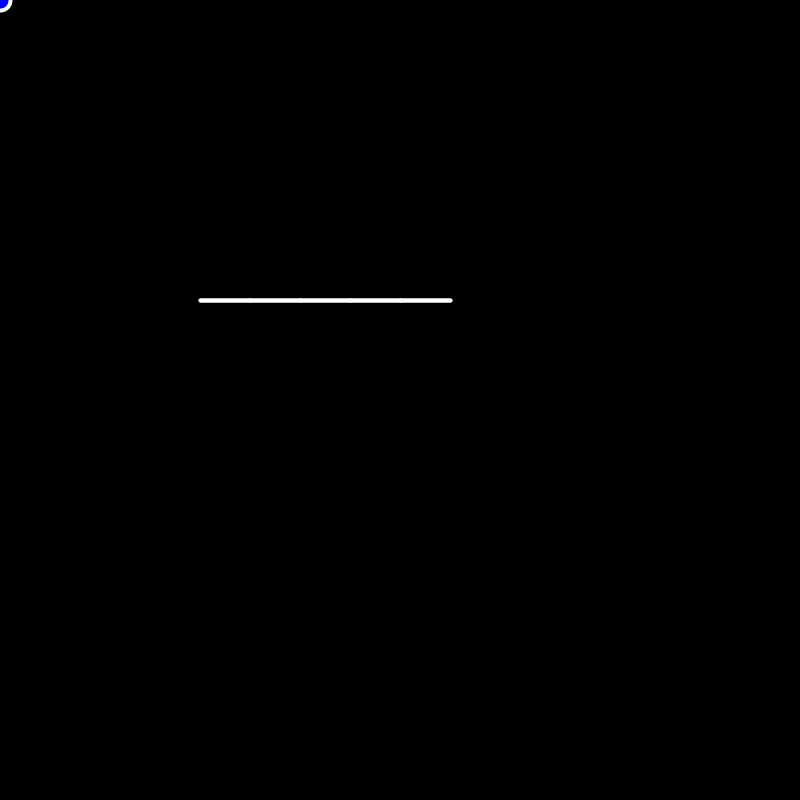
Frame 1 (no input)
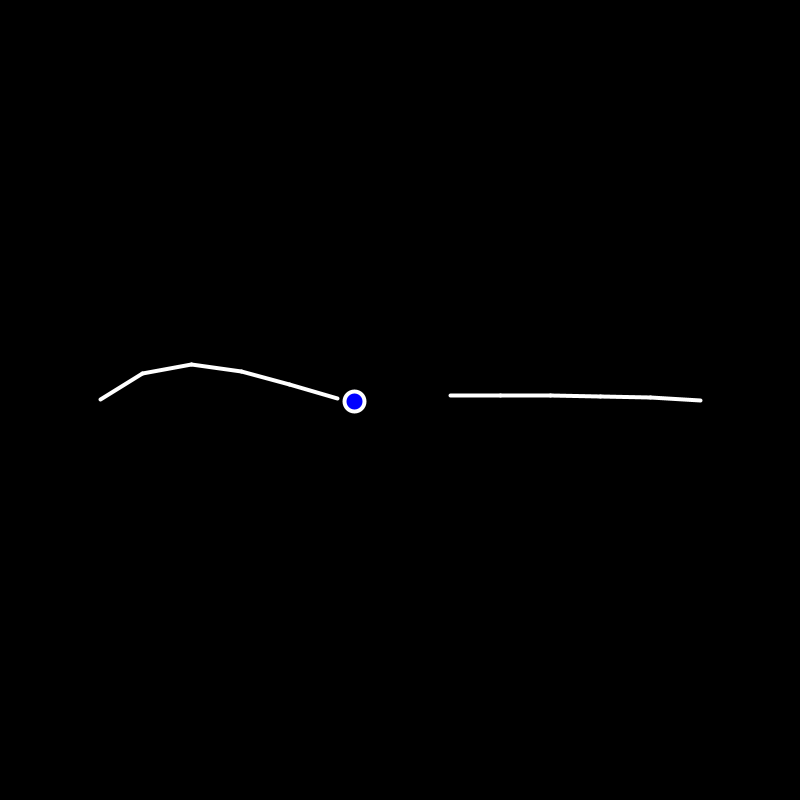
Frame 60 (the mouse pressed at the canvas centre just before this capture)
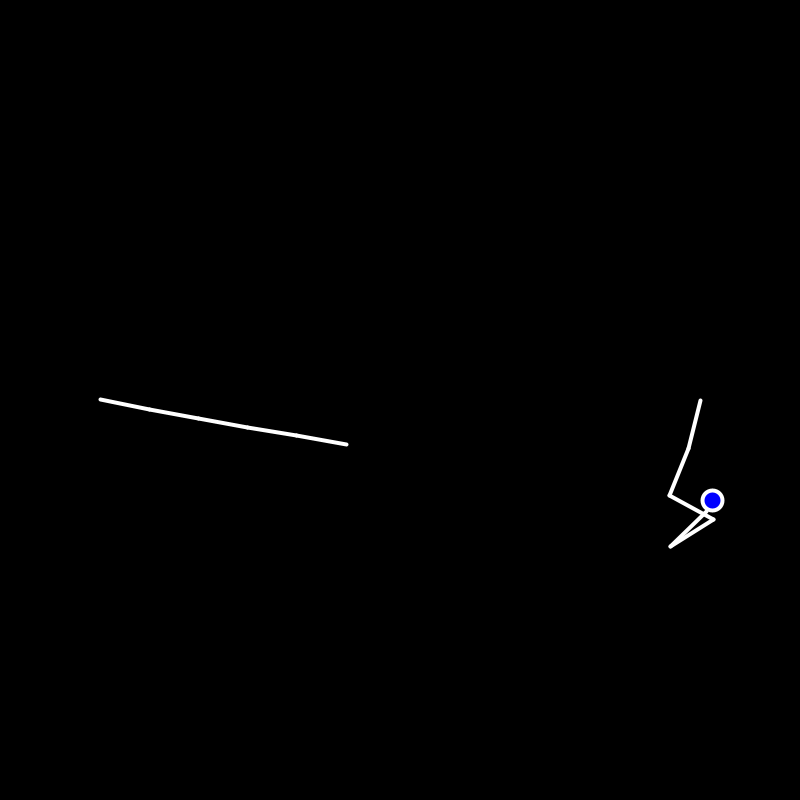
Frame 120 (the mouse held since frame 60 and released just before this capture)

The Processing sketch that drew these frames (run headless with seeded random() and noise(); from frame 60 on, the mouse is pressed at the canvas centre):

// Processing sketch: InverseKinematic
// ── InverseKinematic.pde

ArrayList<Armature> armatures=new ArrayList<Armature>();
Particle particle=new Particle(new PVector(0,0));
void setup() {
  size(800,800);
  //fullScreen();
  //armatures[0]=new Armature(3,width/2,height,100);
  float da=TWO_PI/2;
  for(float a=0;a<TWO_PI;a+=da) {
    float x=width/2+cos(a)*300;
    float y=height/2+sin(a)*300;
    armatures.add(new Armature(5,x,y,50));
  } 
} 

void draw() {
  background(0);
  for(Armature armature:armatures) {
    armature.show();
    armature.update();
  }
  particle.show();
  particle.update();
  particle.checkEdges();
 
} 
// ── Armature.pde
class Armature {
  Bone bones[];
  PVector base;
  int len;
  Armature(int size,float x,float y,int _len) {
    bones=new Bone[size];
    len=_len;
    bones[0]=new Bone(new PVector(200,300),len);
    for(int i=1;i<bones.length;i++) {
      bones[i]=new Bone(bones[i-1],len);
    }
    base=new PVector(x,y);
  } 
  
  void update() {
    int end=bones.length-1;
    bones[end].follow(particle.loc);
    bones[end].update();
  
    for(int i=bones.length-2;i>=0;i--) {
      bones[i].follow(bones[i+1]);
      bones[i].update();
    } 
    bones[0].setA(base);
    for(int i=1;i<bones.length;i++) {
      bones[i].setA(bones[i-1].end);
    } 
     
    
  } 
  void show() {
    for(Bone bone:bones) {
      bone.show();
    }
    
  } 
  
  
} 
// ── Bone.pde
class Bone {
  PVector start;
  PVector end=new PVector();
  int len;
  float angle=0;
  
  Bone(PVector loc,int _len) {
    start=loc.copy();
    len=_len;
    calculateEnd();
  } 
  Bone(Bone bone,int _len) {
    start=bone.end.copy();
    len=_len;
    calculateEnd();
  } 
  
  void setA(PVector pos) {
    start=pos.copy();
    calculateEnd();
  } 
  
  void calculateEnd() {
    float dx=cos(angle)*len;
    float dy=sin(angle)*len;
    end.set(start.x+dx,start.y+dy);
  } 
  
  void update() {
    calculateEnd();
  } 
  void follow(PVector target) {
    PVector desired=PVector.sub(target,start);
    angle=desired.heading();
    desired.setMag(len);
    desired.mult(-1);
    start=PVector.add(target,desired);
  } 
  
  void follow(Bone child) {
    float x=child.start.x;
    float y=child.start.y;
    follow(new PVector(x,y));
    
  } 
  
  void show() {
    stroke(255);
    strokeWeight(4);
    line(start.x,start.y,end.x,end.y);
    
  } 
  
 
  
  
} 
// ── Particle.pde
class Particle {
  PVector loc;
  PVector gravity=new PVector(0,0.1);
  PVector vel;
  Particle(PVector _loc) {
    loc=_loc.copy();
    vel=new PVector(2,1.3);
    vel.mult(3);
    
    
  } 
  void show() {
    fill(0,0,255);
    ellipse(loc.x,loc.y,20,20);
  } 
  
  void update() {
    loc.add(vel);
    vel.add(gravity);
  } 
  void checkEdges() {
    if(loc.x>width || loc.x<0) {
      vel.x*=-1;
    } 
    if(loc.y>height) {
      vel.y*=-1;
      loc.y=height;
      vel.mult(0.99);
    } 
    
  } 
  
  
} 
